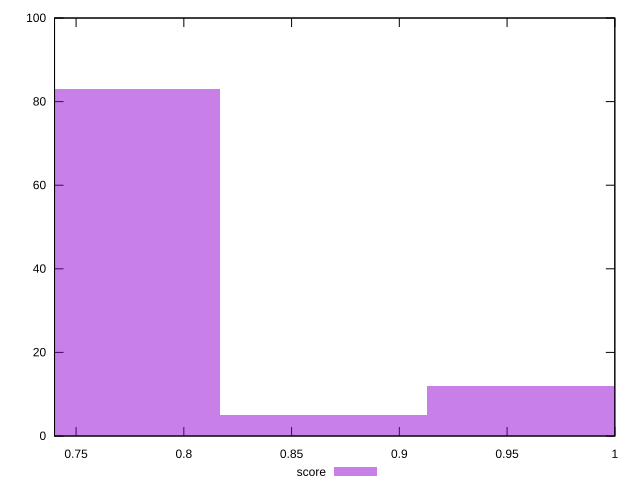

The gnuplot source for this figure:
reset

$score <<EOF
0.9607972820586905 12
0.7686378256469524 83
0.8647175538528215 5
EOF

set key outside below
set boxwidth 0.09607972820586905
set xrange [0.74:1]
set yrange [0:100]
set trange [0:100]
set style fill transparent solid 0.5 noborder
set terminal svg size 640, 490 enhanced background rgb 'white'
set output "reprap/uses-rel-preconnect/samples/pages/score/histogram.svg"

plot $score title "score" with boxes

reset
